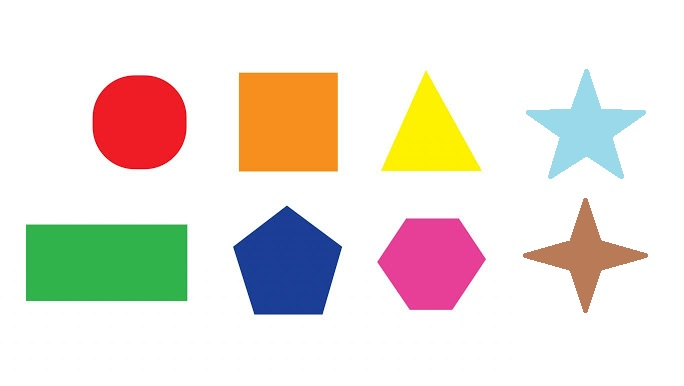
#> input picture shapes.jpg, 684 x 386 px
$ python 60_26_OpenCV_Detect_Geometric_Shapes.py
#> lines starting #> are read from the running program, lines starting #| are printed output that depends on the picture; after the words box and inside, x2 and y2 are one past the last pixel; in counts of white or black regions, pixels touching at a corner belong together; long printed decimals are rounded
import cv2
import numpy as np

image = cv2.imread("shapes.jpg")
#> image is the input picture: shape (386, 684, 3); mean B, G, R 218, 226.6, 233.3
imGray = cv2.cvtColor(image, cv2.COLOR_BGR2GRAY)
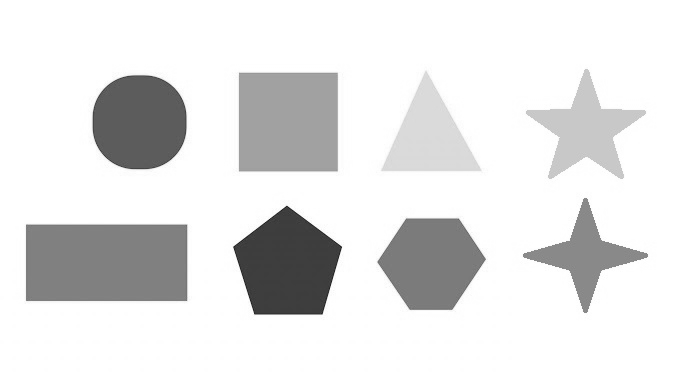
#> imGray: shape (386, 684); min 28, max 255, mean 227.6

_, thrash = cv2.threshold(imGray, 240, 255, cv2.THRESH_BINARY)
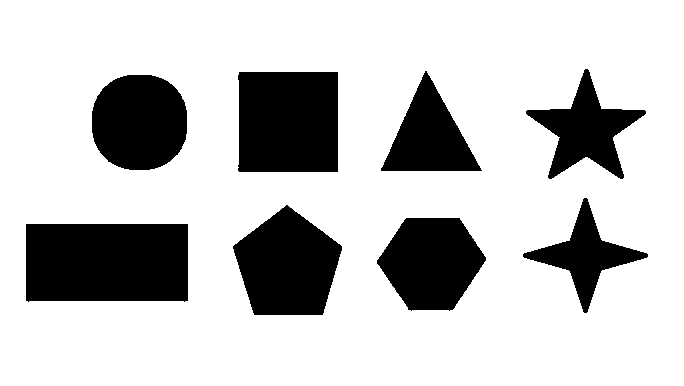
#> thrash: shape (386, 684); 77.3% white; 8 black regions
contours, _ = cv2.findContours(thrash, cv2.RETR_TREE, cv2.CHAIN_APPROX_NONE)
#> contours = 9 contours; largest, box (x1, y1, x2, y2) and area: (0, 0, 684, 386) 262955, (25, 223, 189, 303) 12714, (237, 71, 339, 173) 10108, (232, 204, 343, 316) 8558, (91, 74, 188, 171) 7619

for contour in contours:
    approx = cv2.approxPolyDP(contour, 0.01 * cv2.arcLength(contour, True), True)
    cv2.drawContours(image, [approx], 0, (0, 0, 0), 5)

    x = approx.ravel()[0]
    y = approx.ravel()[1] - 7

    # define name of Geometric
    if len(approx) == 3:
        cv2.putText(image, "Triangle", (x, y), cv2.FONT_HERSHEY_SIMPLEX, 0.5, (0, 0, 0))
    elif len(approx) == 4:
        x1, y1, w, h = cv2.boundingRect(approx)
        aspectRatio = float(w)/h
        print(aspectRatio)
        if 0.95 <= aspectRatio <= 1.05:
            cv2.putText(image, "Square", (x, y), cv2.FONT_HERSHEY_SIMPLEX, 0.5, (0, 0, 0))
        else:
            cv2.putText(image, "Rectangle", (x, y), cv2.FONT_HERSHEY_SIMPLEX, 0.5, (0, 0, 0))
    elif len(approx) == 5:
        cv2.putText(image, "Pentagon", (x, y), cv2.FONT_HERSHEY_SIMPLEX, 0.5, (0, 0, 0))
    elif len(approx) == 6:
        cv2.putText(image, "Hexagon", (x, y), cv2.FONT_HERSHEY_SIMPLEX, 0.5, (0, 0, 0))
    elif len(approx) == 8:
        cv2.putText(image, "Kite", (x, y), cv2.FONT_HERSHEY_SIMPLEX, 0.5, (0, 0, 0))
    elif len(approx) == 10:
        cv2.putText(image, "Star", (x, y), cv2.FONT_HERSHEY_SIMPLEX, 0.5, (0, 0, 0))
    else:
        cv2.putText(image, "Circle", (x, y), cv2.FONT_HERSHEY_SIMPLEX, 0.5, (0, 0, 0))
#> this loop made 9 passes
#> (approx, x, y, x1, y1, w, h, aspectRatio) on passes 1, 2, 7: ([[0, 0], [0, 385], [683, 385], [683, 0]], 0, -7, 0, 0, 684, 386, 1.77), ([[25, 224], [187, 223], [188, 300], [28, 302]], 25, 217, 25, 223, 164, 80, 2.05), ([[238, 72], [337, 71], [338, 171], [239, 172]], 238, 65, 238, 71, 101, 102, 0.99)
#> (x, y) on passes 3, 4, 5, 6, 9: (406, 210), (286, 197), (584, 190), (113, 72), (525, 104)
#| 1.772
#| 2.05
#| 0.9902
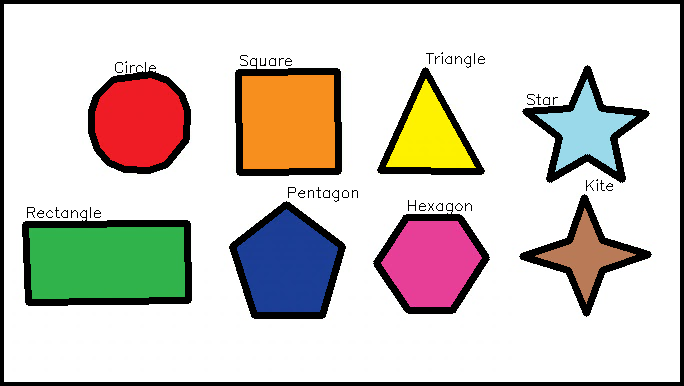
#> image: shape (386, 684, 3); 11.4% of pixels changed, all inside (x1, y1, x2, y2) = (0, 0, 684, 386)


cv2.imshow('shapes', image)
cv2.waitKey(0)
cv2.destroyAllWindows()
